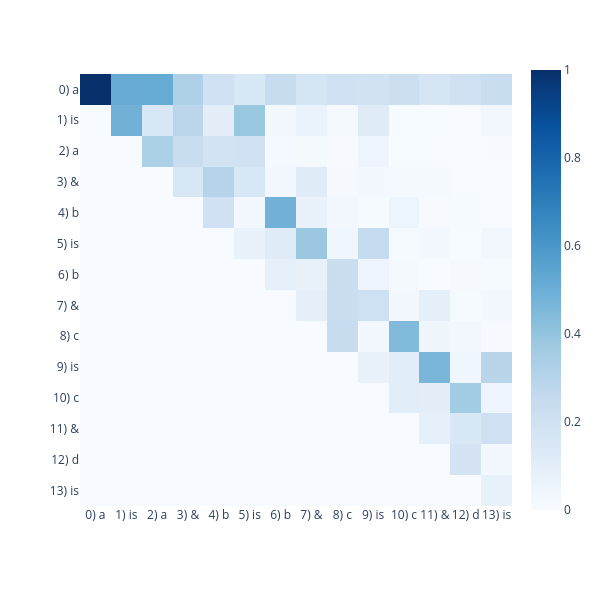

The code cell stored with this chart in its notebook:
### Markdown cell above
Looking at head #3 in layer 10, we can see an interesting attention pattern: the second "b" in "b & b" attends to the first one; the second "c" attends to the first. Similarly, tokens at "&" attend to "is" and tokens at "is" attend to "&". This attention pattern looks like a diagonal that's two steps away from the central diagonal - each token attends to the token two positions before it!

A fixed offset like this isn't quite an induction head, though! An induction head matches on *content*: it hunts for an earlier copy of the current token and attends to whatever came after it. Our prompt repeats so regularly that both would draw the same picture here.

### Code cell
import plotly.express as px

tokens =[t.replace('Ġ', '') for t in model.tokenizer.tokenize(prompt)]

fig = px.imshow(
    # look at attention head #3
    attn_weights[0, 3].detach().cpu().float().T,
    x=[f"{i}) {l}" for i, l in enumerate(tokens)],
    y=[f"{i}) {l}" for i, l in enumerate(tokens)],
    width=600,
    height=600,
    color_continuous_scale="Blues"
)

fig.show()

### Figure 1 — Plotly figure (JSON) as saved in the notebook; plotly's stock layout.template omitted (floating-point values rounded to 4 significant figures; data arrays with more than 128 entries replaced by an {"elided": "..."} marker saying what was removed)
{"data": [{"coloraxis": "coloraxis", "hovertemplate": "x: %{x}<br>y: %{y}<br>color: %{z}<extra></extra>", "name": "0", "type": "heatmap", "x": ["0) a", "1) is", "2) a", "3) &", "4) b", "5) is", "6) b", "7) &", "8) c", "9) is", "10) c", "11) &", "12) d", "13) is"], "xaxis": "x", "y": ["0) a", "1) is", "2) a", "3) &", "4) b", "5) is", "6) b", "7) &", "8) c", "9) is", "10) c", "11) &", "12) d", "13) is"], "yaxis": "y", "z": {"elided": "14x14 float values"}}], "layout": {"coloraxis": {"colorscale": [[0.0, "rgb(247,251,255)"], [0.125, "rgb(222,235,247)"], [0.25, "rgb(198,219,239)"], [0.375, "rgb(158,202,225)"], [0.5, "rgb(107,174,214)"], [0.625, "rgb(66,146,198)"], [0.75, "rgb(33,113,181)"], [0.875, "rgb(8,81,156)"], [1.0, "rgb(8,48,107)"]]}, "height": 600, "margin": {"t": 60}, "width": 600, "xaxis": {"anchor": "y", "constrain": "domain", "domain": [0.0, 1.0], "scaleanchor": "y"}, "yaxis": {"anchor": "x", "autorange": "reversed", "constrain": "domain", "domain": [0.0, 1.0]}}}
